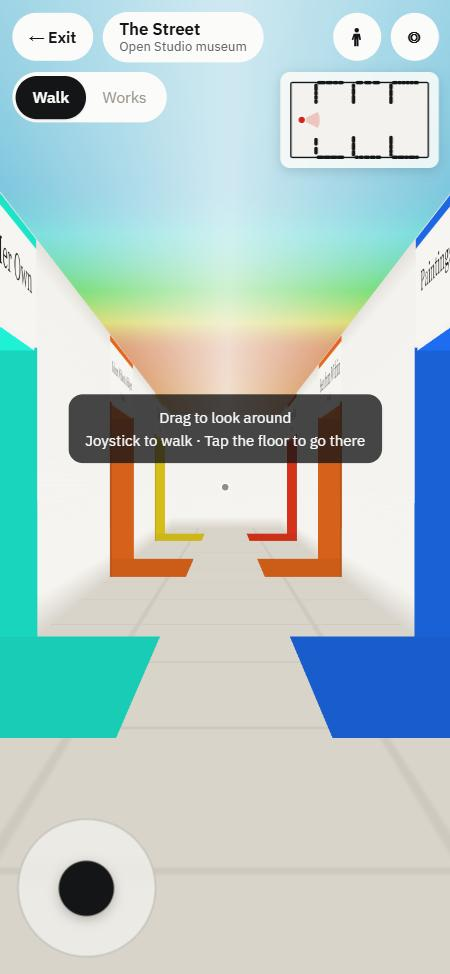
#> input picture studio/design/night-2026-11-10/museum-street/app/street-entrance-390.jpg, 450 x 974 px
$ python compose.py
#> lines starting #> are read from the running program, lines starting #| are printed output that depends on the picture
"""before-after.jpg: the first street, the new street, and a threshold, side by side (<= 900 px wide)."""
from pathlib import Path
from PIL import Image

D = Path(__file__).resolve().parent
ims = [Image.open(D / f).convert('RGB') for f in ('street-entrance-390.jpg', 'street-entrance-after.jpg', 'threshold-after.jpg')]
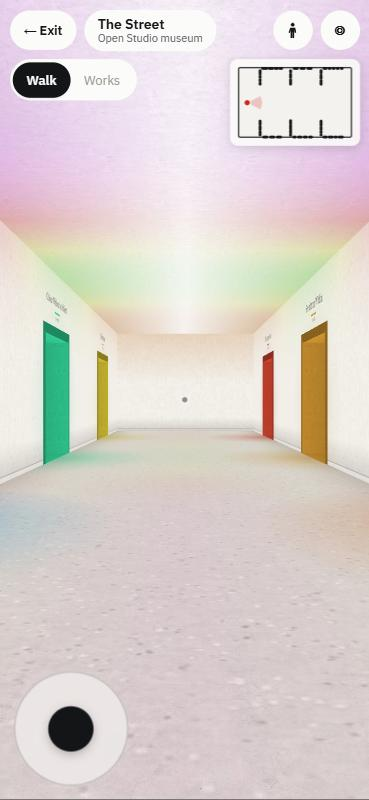
#> input picture studio/design/night-2026-11-10/museum-street/app/street-entrance-after.jpg, 369 x 800 px
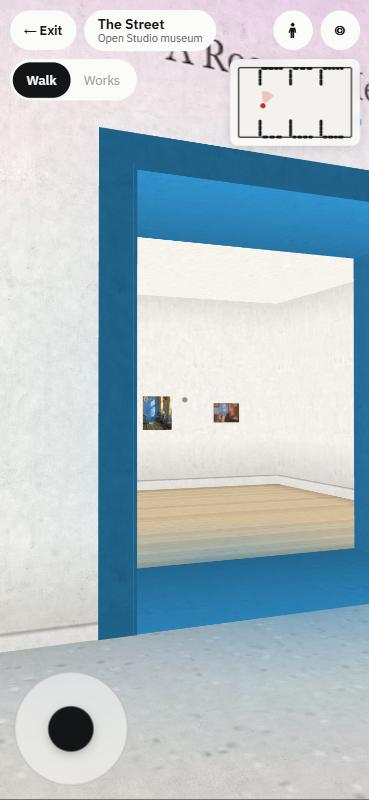
#> input picture studio/design/night-2026-11-10/museum-street/app/threshold-after.jpg, 369 x 800 px
#> ims = 3 items
H = 700
ims = [i.resize((round(i.width * H / i.height), H)) for i in ims]
W = sum(i.width for i in ims) + 20
#> W = 989
out = Image.new('RGB', (W, H), 'white')
#> out: PIL image 989x700 RGB; every value is 255
x = 0
for i in ims:
    out.paste(i, (x, 0)); x += i.width + 10
#> this loop made 3 passes
#> x on passes 1 to 3: 333, 666, 999
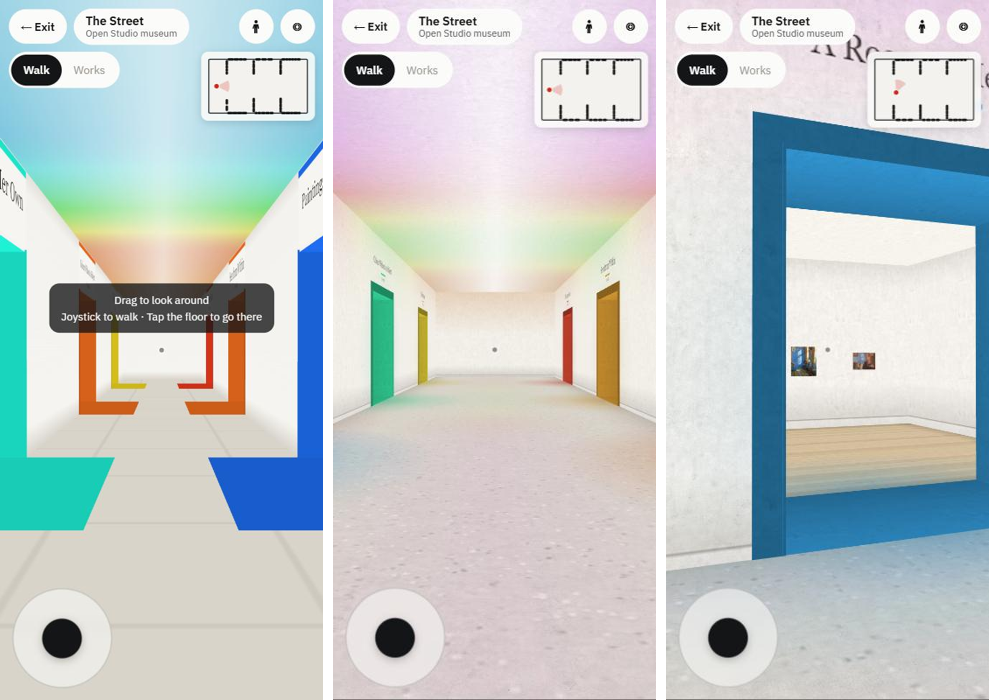
#> out: PIL image 989x700 RGB; mean R, G, B 194.9, 203.4, 203.9
#> after the loop, x = 999
k = min(1, 900 / W)
#> k = 0.91
out.resize((round(W * k), round(H * k))).save(D / 'before-after.jpg', quality=85)
